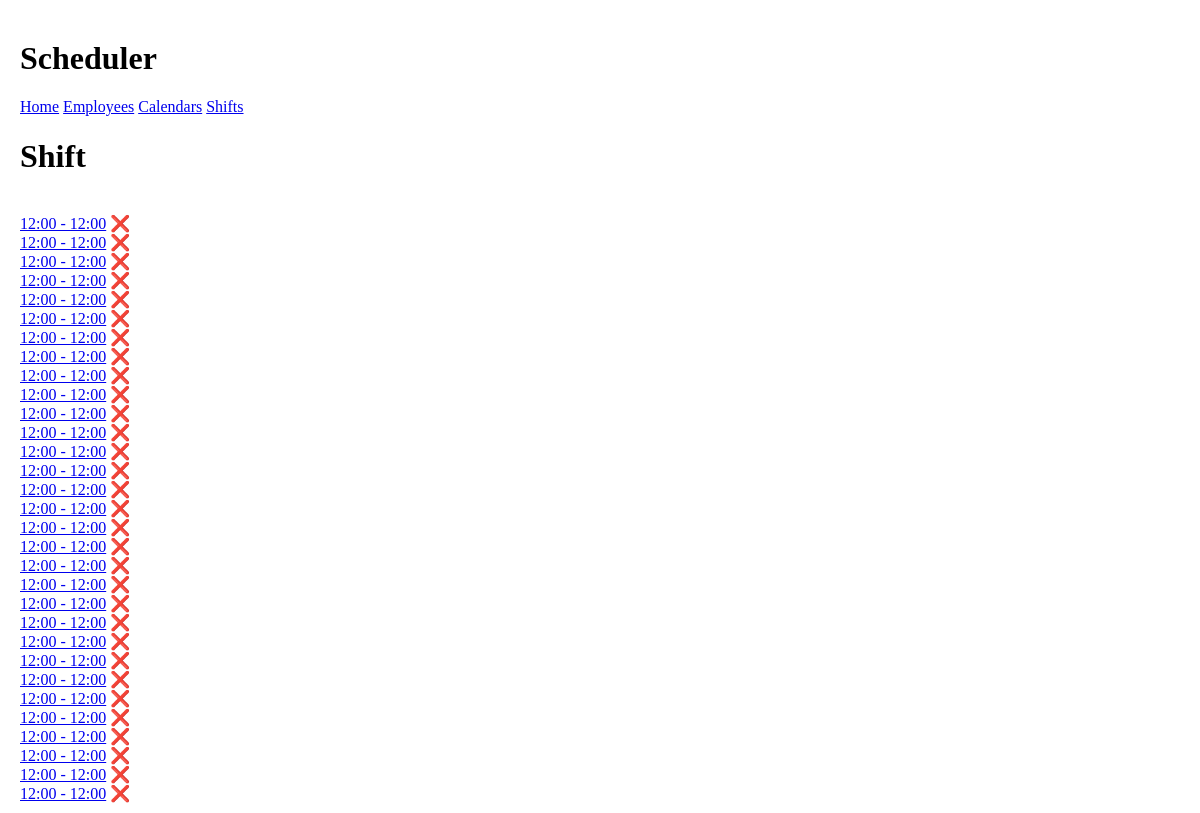
/shifts/, run on the app's committed database.
### employees/models.py (models this page shows)
class Shift(models.Model):
    start_time = models.TimeField(default=datetime.time(12,0,0))
    end_time = models.TimeField(default=datetime.time(12,0,0))
    shifts_in_day = models.ForeignKey(Day, on_delete=models.CASCADE, null=True, blank=True, related_name = "shifts")
    repeat = models.BooleanField(default=False)
    custom_id = models.CharField(max_length=16, editable=False, default = "")
    EVERY_DAY = 1
    EVERY_WEEK = 7
    EVERY_OTHER_WEEK = 14
    EVERY_4_WEEKS = 28
    INTERVAL_CHOICES = (
        (EVERY_DAY, 'Every day'),
        (EVERY_WEEK, 'Every week'),
        (EVERY_OTHER_WEEK, 'Every other week'),
        (EVERY_4_WEEKS, 'Every 4 weeks'),
    )
    repeat_interval = models.IntegerField(choices=INTERVAL_CHOICES, default=EVERY_DAY)
    def __str__(self):
        return f"{self.start_time.strftime('%H:%M')} - {self.end_time.strftime('%H:%M')}"

### employees/views.py (the view)
# urls.py: path("shifts/", views.ShiftView.as_view(), name="shifts"),
class ShiftView(ListView):
    model = Shift
    template_name = "shifts.html"
    context_object_name = 'shifts'

### employees/templates/shifts.html
{% extends 'base.html' %}
{% load static %}
{%block head%}
  <link rel="stylesheet" href="{% static 'style.css' %}">
{%endblock%}
{% block content %}
<h1>Shift</h1>
<br>
{% for shift in shifts %}
  <div>
    <div>
      <a href = "{% url 'shiftupdate' shift.id %}" >{{shift}}</a>
      <a href="{% url 'shiftdelete' shift.id %}" style="text-decoration: none; color: inherit;">❌</a>
    </div>
  </div>
{% endfor %}
{% endblock %}

### employees/templates/base.html
<!DOCTYPE html>
<head>
  {% block head %}
  {% endblock %}
</head>
<body>
  <h1>Scheduler</h1>
  <a href="{% url 'home'%}">Home</a>
  <a href="{% url 'employees' %}">Employees</a>
  <a href="{% url 'calendars' %}">Calendars</a>
  <a href="{% url 'shifts' %}">Shifts</a>
  {% block content %}
  {% endblock %}
</body>

### employees/static/style.css (style rules this page uses)
body { margin: 40px 20px 10px; }

### data on the page
Shift: start_time+end_time "12:00 - 12:00"
Shift: start_time+end_time "12:00 - 12:00"
Shift: start_time+end_time "12:00 - 12:00"
Shift: start_time+end_time "12:00 - 12:00"
Shift: start_time+end_time "12:00 - 12:00"
Shift: start_time+end_time "12:00 - 12:00"
Shift: start_time+end_time "12:00 - 12:00"
Shift: start_time+end_time "12:00 - 12:00"
Shift: start_time+end_time "12:00 - 12:00"
Shift: start_time+end_time "12:00 - 12:00"
Shift: start_time+end_time "12:00 - 12:00"
Shift: start_time+end_time "12:00 - 12:00"
Shift: start_time+end_time "12:00 - 12:00"
Shift: start_time+end_time "12:00 - 12:00"
Shift: start_time+end_time "12:00 - 12:00"
Shift: start_time+end_time "12:00 - 12:00"
Shift: start_time+end_time "12:00 - 12:00"
Shift: start_time+end_time "12:00 - 12:00"
Shift: start_time+end_time "12:00 - 12:00"
Shift: start_time+end_time "12:00 - 12:00"
Shift: start_time+end_time "12:00 - 12:00"
Shift: start_time+end_time "12:00 - 12:00"
Shift: start_time+end_time "12:00 - 12:00"
Shift: start_time+end_time "12:00 - 12:00"
Shift: start_time+end_time "12:00 - 12:00"
Shift: start_time+end_time "12:00 - 12:00"
Shift: start_time+end_time "12:00 - 12:00"
Shift: start_time+end_time "12:00 - 12:00"
Shift: start_time+end_time "12:00 - 12:00"
Shift: start_time+end_time "12:00 - 12:00"
Shift: start_time+end_time "12:00 - 12:00"
